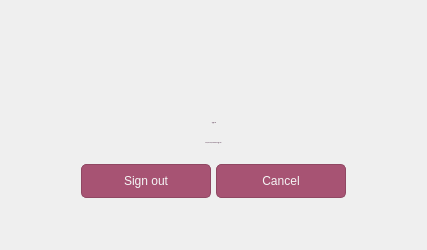
<?xml version="1.0" encoding="UTF-8"?>
<ui version="4.0">
 <class>Dialog</class>
 <widget class="QDialog" name="Dialog">
  <property name="geometry">
   <rect>
    <x>0</x>
    <y>0</y>
    <width>427</width>
    <height>250</height>
   </rect>
  </property>
  <property name="sizePolicy">
   <sizepolicy hsizetype="Fixed" vsizetype="Fixed">
    <horstretch>0</horstretch>
    <verstretch>0</verstretch>
   </sizepolicy>
  </property>
  <property name="minimumSize">
   <size>
    <width>427</width>
    <height>250</height>
   </size>
  </property>
  <property name="maximumSize">
   <size>
    <width>427</width>
    <height>250</height>
   </size>
  </property>
  <property name="windowTitle">
   <string>Dialog</string>
  </property>
  <layout class="QVBoxLayout" name="verticalLayout_2">
   <property name="spacing">
    <number>0</number>
   </property>
   <property name="leftMargin">
    <number>30</number>
   </property>
   <property name="topMargin">
    <number>20</number>
   </property>
   <property name="rightMargin">
    <number>30</number>
   </property>
   <property name="bottomMargin">
    <number>40</number>
   </property>
   <item>
    <layout class="QHBoxLayout" name="horizontalLayout_4">
     <property name="spacing">
      <number>0</number>
     </property>
     <item>
      <spacer name="horizontalSpacer_1">
       <property name="orientation">
        <enum>Qt::Orientation::Horizontal</enum>
       </property>
       <property name="sizeHint" stdset="0">
        <size>
         <width>40</width>
         <height>20</height>
        </size>
       </property>
      </spacer>
     </item>
     <item>
      <widget class="QLabel" name="logomax">
       <property name="sizePolicy">
        <sizepolicy hsizetype="Fixed" vsizetype="Fixed">
         <horstretch>0</horstretch>
         <verstretch>0</verstretch>
        </sizepolicy>
       </property>
       <property name="minimumSize">
        <size>
         <width>181</width>
         <height>71</height>
        </size>
       </property>
       <property name="maximumSize">
        <size>
         <width>149</width>
         <height>71</height>
        </size>
       </property>
       <property name="font">
        <font>
         <family>Inter</family>
         <pointsize>-1</pointsize>
         <italic>false</italic>
         <bold>true</bold>
        </font>
       </property>
       <property name="styleSheet">
        <string notr="true">color: rgb(108, 68, 100);
font: 700 30px &quot;Inter&quot;;
background-color: transparent
</string>
       </property>
       <property name="text">
        <string/>
       </property>
       <property name="pixmap">
        <pixmap>../images/logomax.png</pixmap>
       </property>
       <property name="scaledContents">
        <bool>true</bool>
       </property>
       <property name="alignment">
        <set>Qt::AlignmentFlag::AlignHCenter|Qt::AlignmentFlag::AlignTop</set>
       </property>
      </widget>
     </item>
     <item>
      <spacer name="horizontalSpacer_5">
       <property name="orientation">
        <enum>Qt::Orientation::Horizontal</enum>
       </property>
       <property name="sizeHint" stdset="0">
        <size>
         <width>40</width>
         <height>20</height>
        </size>
       </property>
      </spacer>
     </item>
    </layout>
   </item>
   <item>
    <layout class="QVBoxLayout" name="verticalLayout">
     <item>
      <layout class="QVBoxLayout" name="verticalLayout_1">
       <property name="spacing">
        <number>0</number>
       </property>
       <item>
        <layout class="QHBoxLayout" name="horizontalLayout_7">
         <item>
          <spacer name="horizontalSpacer_6">
           <property name="orientation">
            <enum>Qt::Orientation::Horizontal</enum>
           </property>
           <property name="sizeHint" stdset="0">
            <size>
             <width>40</width>
             <height>20</height>
            </size>
           </property>
          </spacer>
         </item>
         <item>
          <widget class="QLabel" name="signoutlbl">
           <property name="sizePolicy">
            <sizepolicy hsizetype="Fixed" vsizetype="Fixed">
             <horstretch>0</horstretch>
             <verstretch>0</verstretch>
            </sizepolicy>
           </property>
           <property name="font">
            <font>
             <family>Inter</family>
             <pointsize>-1</pointsize>
             <italic>false</italic>
             <bold>true</bold>
            </font>
           </property>
           <property name="styleSheet">
            <string notr="true">color: rgb(108, 68, 100);
font: 700 25px &quot;Inter&quot;;
background-color: transparent
</string>
           </property>
           <property name="text">
            <string>Sign Out</string>
           </property>
           <property name="alignment">
            <set>Qt::AlignmentFlag::AlignHCenter|Qt::AlignmentFlag::AlignTop</set>
           </property>
          </widget>
         </item>
         <item>
          <spacer name="horizontalSpacer_12">
           <property name="orientation">
            <enum>Qt::Orientation::Horizontal</enum>
           </property>
           <property name="sizeHint" stdset="0">
            <size>
             <width>40</width>
             <height>20</height>
            </size>
           </property>
          </spacer>
         </item>
        </layout>
       </item>
       <item>
        <layout class="QHBoxLayout" name="horizontalLayout_8">
         <property name="topMargin">
          <number>0</number>
         </property>
         <item>
          <spacer name="horizontalSpacer_11">
           <property name="orientation">
            <enum>Qt::Orientation::Horizontal</enum>
           </property>
           <property name="sizeHint" stdset="0">
            <size>
             <width>40</width>
             <height>20</height>
            </size>
           </property>
          </spacer>
         </item>
         <item>
          <widget class="QLabel" name="confirmationlbl">
           <property name="sizePolicy">
            <sizepolicy hsizetype="Fixed" vsizetype="Fixed">
             <horstretch>0</horstretch>
             <verstretch>0</verstretch>
            </sizepolicy>
           </property>
           <property name="font">
            <font>
             <family>Inter</family>
             <pointsize>-1</pointsize>
             <italic>false</italic>
             <fontweight>Medium</fontweight>
            </font>
           </property>
           <property name="styleSheet">
            <string notr="true">color: rgb(108, 68, 100);
font: 500 15px &quot;Inter&quot;;
background-color: transparent
</string>
           </property>
           <property name="text">
            <string>Are you sure you want to sign out?</string>
           </property>
           <property name="alignment">
            <set>Qt::AlignmentFlag::AlignHCenter|Qt::AlignmentFlag::AlignTop</set>
           </property>
          </widget>
         </item>
         <item>
          <spacer name="horizontalSpacer_13">
           <property name="orientation">
            <enum>Qt::Orientation::Horizontal</enum>
           </property>
           <property name="sizeHint" stdset="0">
            <size>
             <width>40</width>
             <height>20</height>
            </size>
           </property>
          </spacer>
         </item>
        </layout>
       </item>
      </layout>
     </item>
    </layout>
   </item>
   <item>
    <layout class="QHBoxLayout" name="horizontalLayout">
     <property name="leftMargin">
      <number>50</number>
     </property>
     <property name="rightMargin">
      <number>50</number>
     </property>
     <item>
      <layout class="QHBoxLayout" name="horizontalLayout_1">
       <property name="spacing">
        <number>5</number>
       </property>
       <property name="topMargin">
        <number>0</number>
       </property>
       <item>
        <widget class="QToolButton" name="signoutbtn">
         <property name="minimumSize">
          <size>
           <width>130</width>
           <height>34</height>
          </size>
         </property>
         <property name="maximumSize">
          <size>
           <width>130</width>
           <height>16777215</height>
          </size>
         </property>
         <property name="styleSheet">
          <string notr="true">


QToolButton {
	
	
	
	color: rgb(245, 245, 245);
	background-color: rgb(167, 83, 115);
	border: 1px solid #ccc;
    border-radius: 5px;
	border-color: rgb(144, 72, 99);
text-align: center;
 font: 300 10px &quot;Inter&quot;;


  

}
QToolButton:hover {

	
	background-color: rgb(138, 69, 95);
	
   
}</string>
         </property>
         <property name="text">
          <string>Sign out</string>
         </property>
        </widget>
       </item>
       <item>
        <widget class="QToolButton" name="cancelbtn">
         <property name="minimumSize">
          <size>
           <width>130</width>
           <height>34</height>
          </size>
         </property>
         <property name="maximumSize">
          <size>
           <width>130</width>
           <height>34</height>
          </size>
         </property>
         <property name="styleSheet">
          <string notr="true">


QToolButton {
	
	
	
	color: rgb(245, 245, 245);
	background-color: rgb(167, 83, 115);
	border: 1px solid #ccc;
    border-radius: 5px;
	border-color: rgb(144, 72, 99);
text-align: center;
 font: 300 10px &quot;Inter&quot;;


  

}
QToolButton:hover {

	
	background-color: rgb(138, 69, 95);
	
   
}</string>
         </property>
         <property name="text">
          <string>Cancel</string>
         </property>
        </widget>
       </item>
      </layout>
     </item>
    </layout>
   </item>
  </layout>
 </widget>
 <resources/>
 <connections/>
</ui>
